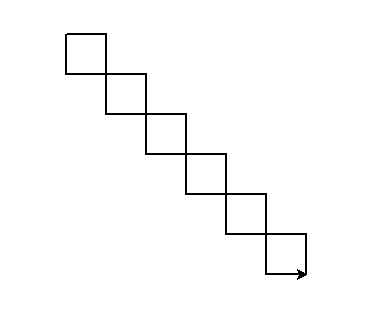

Recreate this plot in Python.
"""
   斜串正方形.py
"""
import turtle

def draw_square(length):
    """
       画边长为length的正方形
    """
    for _ in range(4):
        turtle.fd(length)
        turtle.rt(90)

turtle.penup()
turtle.goto(-100,100)
turtle.pensize(2)
turtle.pendown()
for x in range(6):        # 在范围6内迭代x
    draw_square(40)        # 画一个边长为40的正方形 
    turtle.fd(40)          # 海龟前进40个单位
    turtle.right(90)       # 海龟右转90度
    turtle.fd(40)          # 海龟前进40个单位  
    turtle.left(90)        # 海龟左转90度
    
turtle.done()              # 海龟做完了
